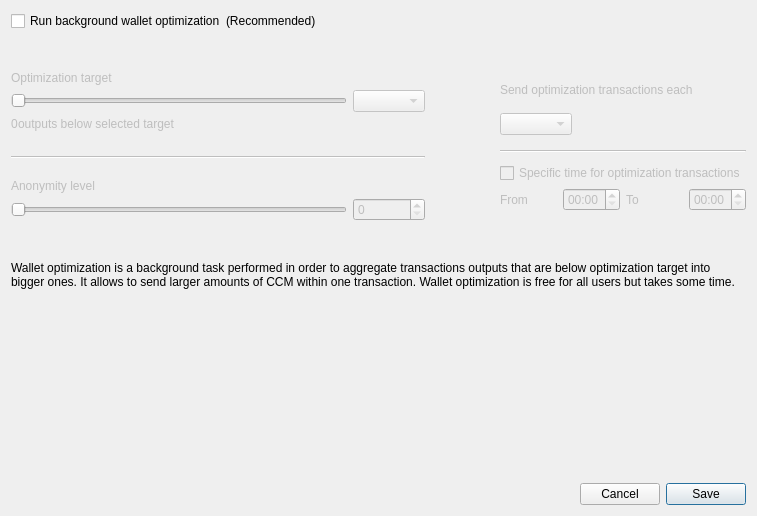
<?xml version="1.0" encoding="UTF-8"?>
<ui version="4.0">
 <class>OptimizationSettingsDialog</class>
 <widget class="QDialog" name="OptimizationSettingsDialog">
  <property name="windowModality">
   <enum>Qt::ApplicationModal</enum>
  </property>
  <property name="geometry">
   <rect>
    <x>0</x>
    <y>0</y>
    <width>757</width>
    <height>516</height>
   </rect>
  </property>
  <property name="windowTitle">
   <string>Wallet optimization settings</string>
  </property>
  <layout class="QGridLayout" name="m_gridLayout">
   <item row="0" column="0">
    <layout class="QVBoxLayout" name="verticalLayout">
     <property name="spacing">
      <number>0</number>
     </property>
     <property name="leftMargin">
      <number>0</number>
     </property>
     <property name="topMargin">
      <number>0</number>
     </property>
     <property name="rightMargin">
      <number>0</number>
     </property>
     <property name="bottomMargin">
      <number>0</number>
     </property>
     <item>
      <layout class="QHBoxLayout" name="horizontalLayout_1">
       <item>
        <widget class="QCheckBox" name="m_enableOptimizationCheck">
         <property name="text">
          <string>Run background wallet optimization</string>
         </property>
        </widget>
       </item>
       <item>
        <widget class="QLabel" name="label_8">
         <property name="text">
          <string>(Recommended)</string>
         </property>
        </widget>
       </item>
       <item>
        <spacer name="m_horizontalSpacer">
         <property name="orientation">
          <enum>Qt::Horizontal</enum>
         </property>
         <property name="sizeHint" stdset="0">
          <size>
           <width>40</width>
           <height>20</height>
          </size>
         </property>
        </spacer>
       </item>
      </layout>
     </item>
     <item>
      <spacer name="verticalSpacer_2">
       <property name="orientation">
        <enum>Qt::Vertical</enum>
       </property>
       <property name="sizeType">
        <enum>QSizePolicy::Fixed</enum>
       </property>
       <property name="sizeHint" stdset="0">
        <size>
         <width>20</width>
         <height>40</height>
        </size>
       </property>
      </spacer>
     </item>
     <item>
      <widget class="QWidget" name="m_optimizationOptionsWidget" native="true">
       <property name="enabled">
        <bool>true</bool>
       </property>
       <layout class="QHBoxLayout" name="horizontalLayout_2">
        <property name="spacing">
         <number>75</number>
        </property>
        <property name="leftMargin">
         <number>0</number>
        </property>
        <property name="topMargin">
         <number>0</number>
        </property>
        <property name="rightMargin">
         <number>0</number>
        </property>
        <property name="bottomMargin">
         <number>0</number>
        </property>
        <item alignment="Qt::AlignTop">
         <widget class="QWidget" name="widget1" native="true">
          <property name="enabled">
           <bool>false</bool>
          </property>
          <layout class="QGridLayout" name="gridLayout" columnstretch="50,0,0,0">
           <property name="leftMargin">
            <number>0</number>
           </property>
           <property name="topMargin">
            <number>0</number>
           </property>
           <property name="rightMargin">
            <number>0</number>
           </property>
           <property name="bottomMargin">
            <number>0</number>
           </property>
           <property name="verticalSpacing">
            <number>5</number>
           </property>
           <item row="0" column="0" colspan="4">
            <widget class="QLabel" name="label_5">
             <property name="text">
              <string>Optimization target</string>
             </property>
             <property name="indent">
              <number>0</number>
             </property>
            </widget>
           </item>
           <item row="4" column="0" colspan="4">
            <spacer name="verticalSpacer_3">
             <property name="orientation">
              <enum>Qt::Vertical</enum>
             </property>
             <property name="sizeType">
              <enum>QSizePolicy::Fixed</enum>
             </property>
             <property name="sizeHint" stdset="0">
              <size>
               <width>20</width>
               <height>20</height>
              </size>
             </property>
            </spacer>
           </item>
           <item row="1" column="0" colspan="3">
            <widget class="QSlider" name="m_thresholdSlider">
             <property name="maximum">
              <number>6</number>
             </property>
             <property name="pageStep">
              <number>1</number>
             </property>
             <property name="orientation">
              <enum>Qt::Horizontal</enum>
             </property>
            </widget>
           </item>
           <item row="1" column="3">
            <widget class="QComboBox" name="m_thresholdCombo"/>
           </item>
           <item row="5" column="0" colspan="4">
            <widget class="Line" name="line">
             <property name="orientation">
              <enum>Qt::Horizontal</enum>
             </property>
            </widget>
           </item>
           <item row="6" column="0" colspan="4">
            <spacer name="verticalSpacer_4">
             <property name="orientation">
              <enum>Qt::Vertical</enum>
             </property>
             <property name="sizeType">
              <enum>QSizePolicy::Fixed</enum>
             </property>
             <property name="sizeHint" stdset="0">
              <size>
               <width>20</width>
               <height>15</height>
              </size>
             </property>
            </spacer>
           </item>
           <item row="8" column="3">
            <widget class="QSpinBox" name="m_mixinSpin">
             <property name="buttonSymbols">
              <enum>QAbstractSpinBox::UpDownArrows</enum>
             </property>
            </widget>
           </item>
           <item row="7" column="0" colspan="4">
            <widget class="QLabel" name="label_7">
             <property name="text">
              <string>Anonymity level</string>
             </property>
             <property name="indent">
              <number>0</number>
             </property>
            </widget>
           </item>
           <item row="8" column="0" colspan="3">
            <widget class="QSlider" name="m_mixinSlider">
             <property name="pageStep">
              <number>1</number>
             </property>
             <property name="orientation">
              <enum>Qt::Horizontal</enum>
             </property>
            </widget>
           </item>
           <item row="2" column="0" colspan="4">
            <spacer name="verticalSpacer_12">
             <property name="orientation">
              <enum>Qt::Vertical</enum>
             </property>
             <property name="sizeType">
              <enum>QSizePolicy::Fixed</enum>
             </property>
             <property name="sizeHint" stdset="0">
              <size>
               <width>20</width>
               <height>0</height>
              </size>
             </property>
            </spacer>
           </item>
           <item row="3" column="0" colspan="4">
            <layout class="QHBoxLayout" name="horizontalLayout_3" stretch="0,1">
             <item>
              <widget class="QLabel" name="m_nonOptimizedOutputsLabel">
               <property name="text">
                <string>0</string>
               </property>
              </widget>
             </item>
             <item>
              <widget class="QLabel" name="m_nonOptimizedOutputsTextLabel">
               <property name="text">
                <string>outputs below selected target</string>
               </property>
              </widget>
             </item>
            </layout>
           </item>
          </layout>
         </widget>
        </item>
        <item>
         <layout class="QVBoxLayout" name="verticalLayout_3">
          <property name="spacing">
           <number>10</number>
          </property>
          <property name="rightMargin">
           <number>0</number>
          </property>
          <property name="bottomMargin">
           <number>0</number>
          </property>
          <item>
           <widget class="QWidget" name="widget2" native="true">
            <property name="enabled">
             <bool>false</bool>
            </property>
            <layout class="QGridLayout" name="gridLayout_2" columnstretch="0,0,0,0">
             <property name="leftMargin">
              <number>0</number>
             </property>
             <property name="topMargin">
              <number>0</number>
             </property>
             <property name="rightMargin">
              <number>0</number>
             </property>
             <property name="bottomMargin">
              <number>0</number>
             </property>
             <property name="verticalSpacing">
              <number>5</number>
             </property>
             <item row="8" column="0">
              <widget class="QLabel" name="label_2">
               <property name="text">
                <string>From</string>
               </property>
              </widget>
             </item>
             <item row="2" column="0" colspan="2" alignment="Qt::AlignLeft">
              <widget class="QComboBox" name="m_periodCombo"/>
             </item>
             <item row="8" column="1">
              <widget class="QTimeEdit" name="m_startTimeEdit">
               <property name="enabled">
                <bool>false</bool>
               </property>
               <property name="displayFormat">
                <string>HH:mm</string>
               </property>
              </widget>
             </item>
             <item row="8" column="2">
              <widget class="QLabel" name="label_3">
               <property name="text">
                <string>To</string>
               </property>
              </widget>
             </item>
             <item row="1" column="0" colspan="4">
              <spacer name="verticalSpacer_5">
               <property name="orientation">
                <enum>Qt::Vertical</enum>
               </property>
               <property name="sizeType">
                <enum>QSizePolicy::Fixed</enum>
               </property>
               <property name="sizeHint" stdset="0">
                <size>
                 <width>20</width>
                 <height>0</height>
                </size>
               </property>
              </spacer>
             </item>
             <item row="0" column="0" colspan="4">
              <widget class="QLabel" name="label_4">
               <property name="text">
                <string>Send optimization transactions each</string>
               </property>
               <property name="indent">
                <number>0</number>
               </property>
              </widget>
             </item>
             <item row="7" column="0" colspan="4">
              <spacer name="verticalSpacer_8">
               <property name="orientation">
                <enum>Qt::Vertical</enum>
               </property>
               <property name="sizeType">
                <enum>QSizePolicy::Fixed</enum>
               </property>
               <property name="sizeHint" stdset="0">
                <size>
                 <width>20</width>
                 <height>0</height>
                </size>
               </property>
              </spacer>
             </item>
             <item row="8" column="3">
              <widget class="QTimeEdit" name="m_stopTimeEdit">
               <property name="enabled">
                <bool>false</bool>
               </property>
               <property name="displayFormat">
                <string>HH:mm</string>
               </property>
              </widget>
             </item>
             <item row="4" column="0" colspan="4">
              <widget class="Line" name="line_2">
               <property name="orientation">
                <enum>Qt::Horizontal</enum>
               </property>
              </widget>
             </item>
             <item row="3" column="0" colspan="4">
              <spacer name="verticalSpacer_6">
               <property name="orientation">
                <enum>Qt::Vertical</enum>
               </property>
               <property name="sizeType">
                <enum>QSizePolicy::Fixed</enum>
               </property>
               <property name="sizeHint" stdset="0">
                <size>
                 <width>20</width>
                 <height>10</height>
                </size>
               </property>
              </spacer>
             </item>
             <item row="6" column="0" colspan="4">
              <widget class="QCheckBox" name="m_optimizationTimeCheck">
               <property name="text">
                <string>Specific time for optimization transactions</string>
               </property>
              </widget>
             </item>
             <item row="9" column="0" colspan="4">
              <spacer name="verticalSpacer_10">
               <property name="orientation">
                <enum>Qt::Vertical</enum>
               </property>
               <property name="sizeType">
                <enum>QSizePolicy::Fixed</enum>
               </property>
               <property name="sizeHint" stdset="0">
                <size>
                 <width>20</width>
                 <height>10</height>
                </size>
               </property>
              </spacer>
             </item>
             <item row="5" column="0" colspan="4">
              <spacer name="verticalSpacer_7">
               <property name="orientation">
                <enum>Qt::Vertical</enum>
               </property>
               <property name="sizeType">
                <enum>QSizePolicy::Fixed</enum>
               </property>
               <property name="sizeHint" stdset="0">
                <size>
                 <width>20</width>
                 <height>5</height>
                </size>
               </property>
              </spacer>
             </item>
            </layout>
           </widget>
          </item>
         </layout>
        </item>
       </layout>
      </widget>
     </item>
     <item>
      <spacer name="verticalSpacer_11">
       <property name="orientation">
        <enum>Qt::Vertical</enum>
       </property>
       <property name="sizeType">
        <enum>QSizePolicy::Fixed</enum>
       </property>
       <property name="sizeHint" stdset="0">
        <size>
         <width>20</width>
         <height>40</height>
        </size>
       </property>
      </spacer>
     </item>
     <item>
      <widget class="QLabel" name="m_helpLabel">
       <property name="text">
        <string>Wallet optimization is a background task performed in order to aggregate transactions outputs that are below optimization target into bigger ones. It allows to send larger amounts of CCM within one transaction. Wallet optimization is free for all users but takes some time.</string>
       </property>
       <property name="wordWrap">
        <bool>true</bool>
       </property>
      </widget>
     </item>
     <item>
      <spacer name="verticalSpacer">
       <property name="orientation">
        <enum>Qt::Vertical</enum>
       </property>
       <property name="sizeHint" stdset="0">
        <size>
         <width>20</width>
         <height>40</height>
        </size>
       </property>
      </spacer>
     </item>
    </layout>
   </item>
   <item row="1" column="0">
    <layout class="QHBoxLayout" name="horizontalLayout_4">
     <item>
      <spacer name="horizontalSpacer">
       <property name="orientation">
        <enum>Qt::Horizontal</enum>
       </property>
       <property name="sizeHint" stdset="0">
        <size>
         <width>40</width>
         <height>20</height>
        </size>
       </property>
      </spacer>
     </item>
     <item>
      <widget class="QPushButton" name="optimizationCancelButton">
       <property name="text">
        <string>Cancel</string>
       </property>
      </widget>
     </item>
     <item>
      <widget class="QPushButton" name="optimizationSaveButton">
       <property name="text">
        <string>Save</string>
       </property>
       <property name="default">
        <bool>true</bool>
       </property>
      </widget>
     </item>
    </layout>
   </item>
  </layout>
 </widget>
 <resources/>
 <connections>
  <connection>
   <sender>optimizationCancelButton</sender>
   <signal>clicked()</signal>
   <receiver>OptimizationSettingsDialog</receiver>
   <slot>reject()</slot>
   <hints>
    <hint type="sourcelabel">
     <x>549</x>
     <y>259</y>
    </hint>
    <hint type="destinationlabel">
     <x>338</x>
     <y>140</y>
    </hint>
   </hints>
  </connection>
  <connection>
   <sender>optimizationSaveButton</sender>
   <signal>clicked()</signal>
   <receiver>OptimizationSettingsDialog</receiver>
   <slot>save()</slot>
   <hints>
    <hint type="sourcelabel">
     <x>630</x>
     <y>259</y>
    </hint>
    <hint type="destinationlabel">
     <x>338</x>
     <y>140</y>
    </hint>
   </hints>
  </connection>
  <connection>
   <sender>m_enableOptimizationCheck</sender>
   <signal>toggled(bool)</signal>
   <receiver>widget1</receiver>
   <slot>setEnabled(bool)</slot>
   <hints>
    <hint type="sourcelabel">
     <x>147</x>
     <y>47</y>
    </hint>
    <hint type="destinationlabel">
     <x>176</x>
     <y>204</y>
    </hint>
   </hints>
  </connection>
  <connection>
   <sender>m_optimizationTimeCheck</sender>
   <signal>toggled(bool)</signal>
   <receiver>m_startTimeEdit</receiver>
   <slot>setEnabled(bool)</slot>
   <hints>
    <hint type="sourcelabel">
     <x>543</x>
     <y>179</y>
    </hint>
    <hint type="destinationlabel">
     <x>501</x>
     <y>207</y>
    </hint>
   </hints>
  </connection>
  <connection>
   <sender>m_optimizationTimeCheck</sender>
   <signal>toggled(bool)</signal>
   <receiver>m_stopTimeEdit</receiver>
   <slot>setEnabled(bool)</slot>
   <hints>
    <hint type="sourcelabel">
     <x>543</x>
     <y>179</y>
    </hint>
    <hint type="destinationlabel">
     <x>643</x>
     <y>207</y>
    </hint>
   </hints>
  </connection>
  <connection>
   <sender>m_enableOptimizationCheck</sender>
   <signal>toggled(bool)</signal>
   <receiver>widget2</receiver>
   <slot>setEnabled(bool)</slot>
   <hints>
    <hint type="sourcelabel">
     <x>158</x>
     <y>48</y>
    </hint>
    <hint type="destinationlabel">
     <x>556</x>
     <y>197</y>
    </hint>
   </hints>
  </connection>
  <connection>
   <sender>m_thresholdSlider</sender>
   <signal>valueChanged(int)</signal>
   <receiver>OptimizationSettingsDialog</receiver>
   <slot>thresholdChanged(int)</slot>
   <hints>
    <hint type="sourcelabel">
     <x>116</x>
     <y>139</y>
    </hint>
    <hint type="destinationlabel">
     <x>355</x>
     <y>194</y>
    </hint>
   </hints>
  </connection>
  <connection>
   <sender>m_mixinSlider</sender>
   <signal>valueChanged(int)</signal>
   <receiver>OptimizationSettingsDialog</receiver>
   <slot>mixinChanged(int)</slot>
   <hints>
    <hint type="sourcelabel">
     <x>116</x>
     <y>240</y>
    </hint>
    <hint type="destinationlabel">
     <x>367</x>
     <y>236</y>
    </hint>
   </hints>
  </connection>
 </connections>
 <slots>
  <slot>thresholdChanged(int)</slot>
  <slot>mixinChanged(int)</slot>
  <slot>save()</slot>
 </slots>
</ui>
